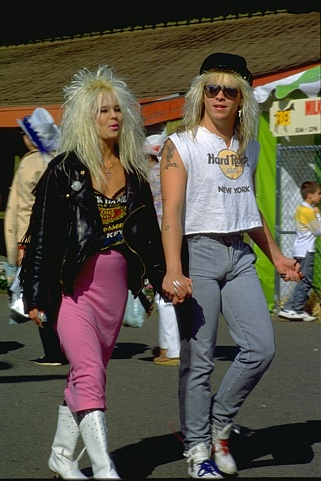
#> input picture images/23050.jpg, 321 x 481 px
$ python detection.py --face haarcascade_frontalface_default.xml --image images/23050.jpg   (Python 2 division)
#> lines starting #> are read from the running program, lines starting #| are printed output that depends on the picture
### library/facedetector.py
# import the necessary packages
import cv2

class FaceDetector:
	def __init__(self, faceCascadePath):
		# load the face detector
		self.faceCascade = cv2.CascadeClassifier(faceCascadePath)

	def detect(self, image, scaleFactor = 1.1, minNeighbors = 5, minSize = (30, 30)):
		# detect faces in the image
		rects = self.faceCascade.detectMultiScale(image,
			scaleFactor = scaleFactor, minNeighbors = minNeighbors,
			minSize = minSize, flags = cv2.CASCADE_SCALE_IMAGE)

		# return the rectangles representing bounding
		# boxes around the faces
		return rects

### detection.py
# USAGE
# python detection.py --face cascades/haarcascade_frontalface_default.xml --image images/img01.png

# import the necessary packages
from library.facedetector import FaceDetector
import argparse
import cv2

# construct the argument parse and parse the arguments
ap = argparse.ArgumentParser()
ap.add_argument("-f", "--face", required = True,
	help = "path to where the face cascade resides")
ap.add_argument("-i", "--image", required = True,
	help = "path to where the image file resides")
args = vars(ap.parse_args())

# load the image and convert it to grayscale
image = cv2.imread(args["image"])
#> image is the input picture: shape (481, 321, 3); mean B, G, R 70.1, 82.9, 88.8
gray = cv2.cvtColor(image, cv2.COLOR_BGR2GRAY)
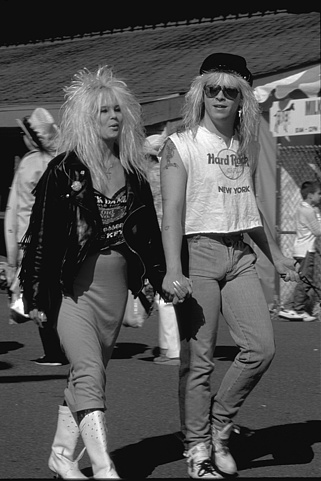
#> gray: shape (481, 321); min 0, max 255, mean 83.2

# find faces in the image
fd = FaceDetector(args["face"])
faceRects = fd.detect(gray, scaleFactor = 1.1, minNeighbors = 5,
	minSize = (30, 30))
#> in detect, `rects = self.faceCascade.detectMultiScale(image, scaleFactor = scaleFa..`: rects = [[92, 95, 41, 41], [195, 73, 52, 52]]
#> faceRects = [[92, 95, 41, 41], [195, 73, 52, 52]]
print "I found %d face(s)" % (len(faceRects))
#| I found 2 face(s)

# find eyes in the face
eye_cascade = cv2.CascadeClassifier('cascades/haarcascade_eye.xml')

# loop over the faces and draw a rectangle around each
for (x, y, w, h) in faceRects:
	cv2.rectangle(image, (x, y), (x + w, y + h), (0, 255, 0), 2)
	# draw bonding box around an eye
	roi_gray = gray[y:y+h, x:x+w]
	roi_color = image[y:y+h, x:x+w]
	eyes = eye_cascade.detectMultiScale(roi_gray)
	for (ex,ey,ew,eh) in eyes:
		cv2.rectangle(roi_color,(ex,ey),(ex+ew,ey+eh),(255,0,0),2)
#> this loop made 2 passes
#> pass 1, `roi_gray = gray[y:y+h, x:x+w]`:
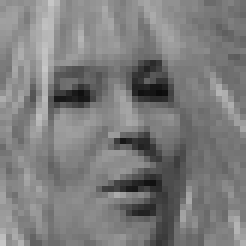
#> roi_gray: shape (41, 41) (shown 6 times larger); min 11, max 198, mean 123.9
#> pass 1, `roi_color = image[y:y+h, x:x+w]`:
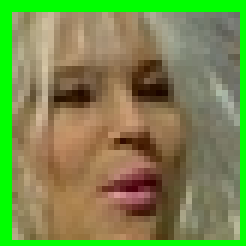
#> roi_color: shape (41, 41, 3) (shown 6 times larger); mean B, G, R 76.6, 138, 120.8
#> pass 2, `roi_gray = gray[y:y+h, x:x+w]`:
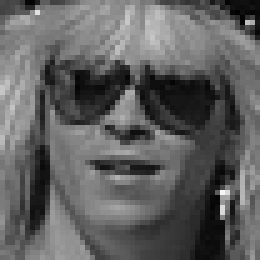
#> roi_gray: shape (52, 52) (shown 5 times larger); min 1, max 246, mean 96
#> pass 2, `roi_color = image[y:y+h, x:x+w]`:
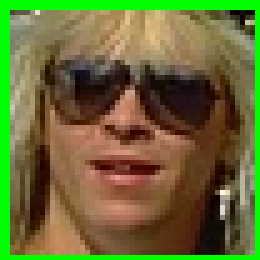
#> roi_color: shape (52, 52, 3) (shown 5 times larger); mean B, G, R 53.7, 108, 104.7

# show the detected faces
cv2.imshow("Faces", image)
cv2.waitKey(0)
